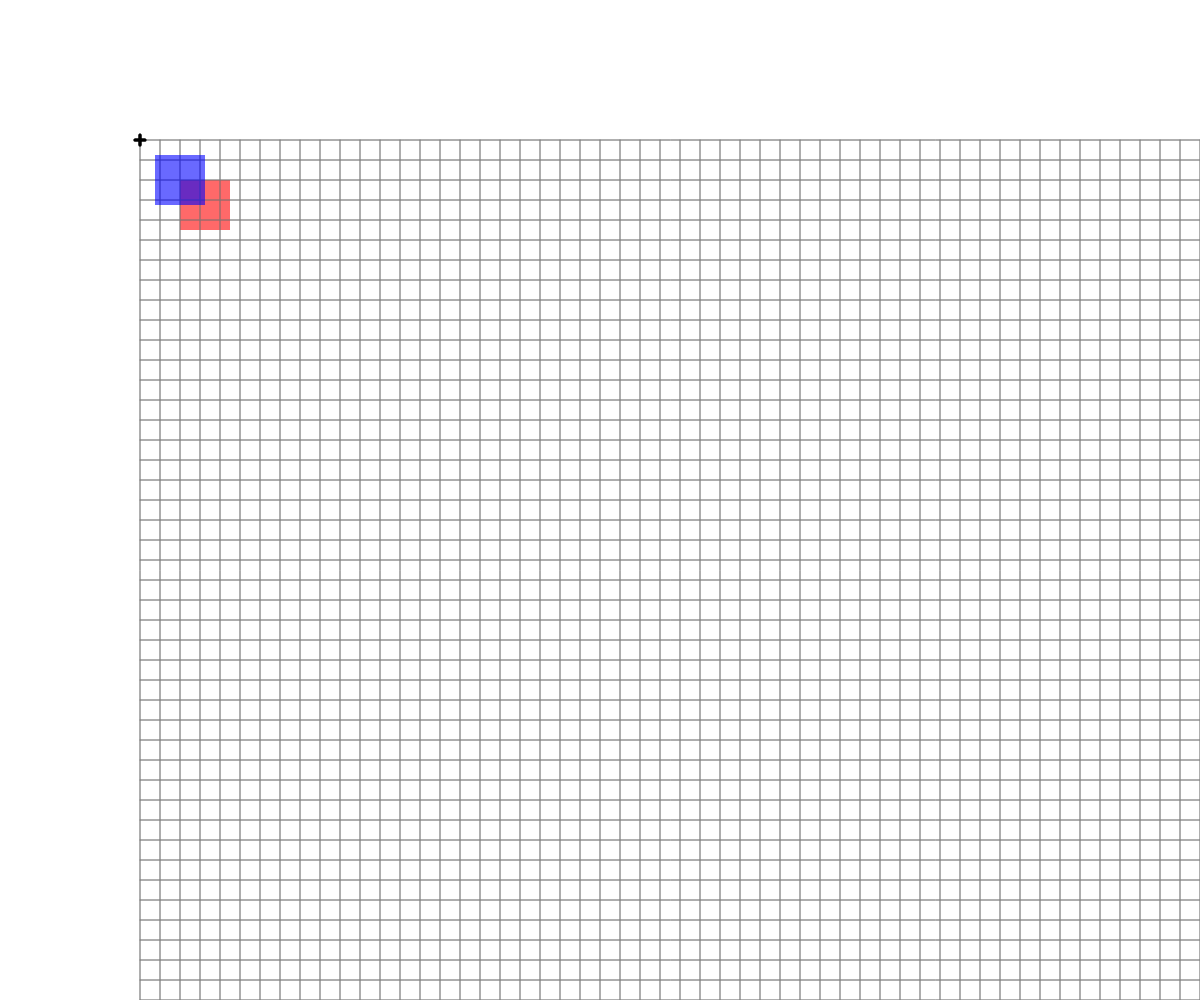
Frame 1 (no input)
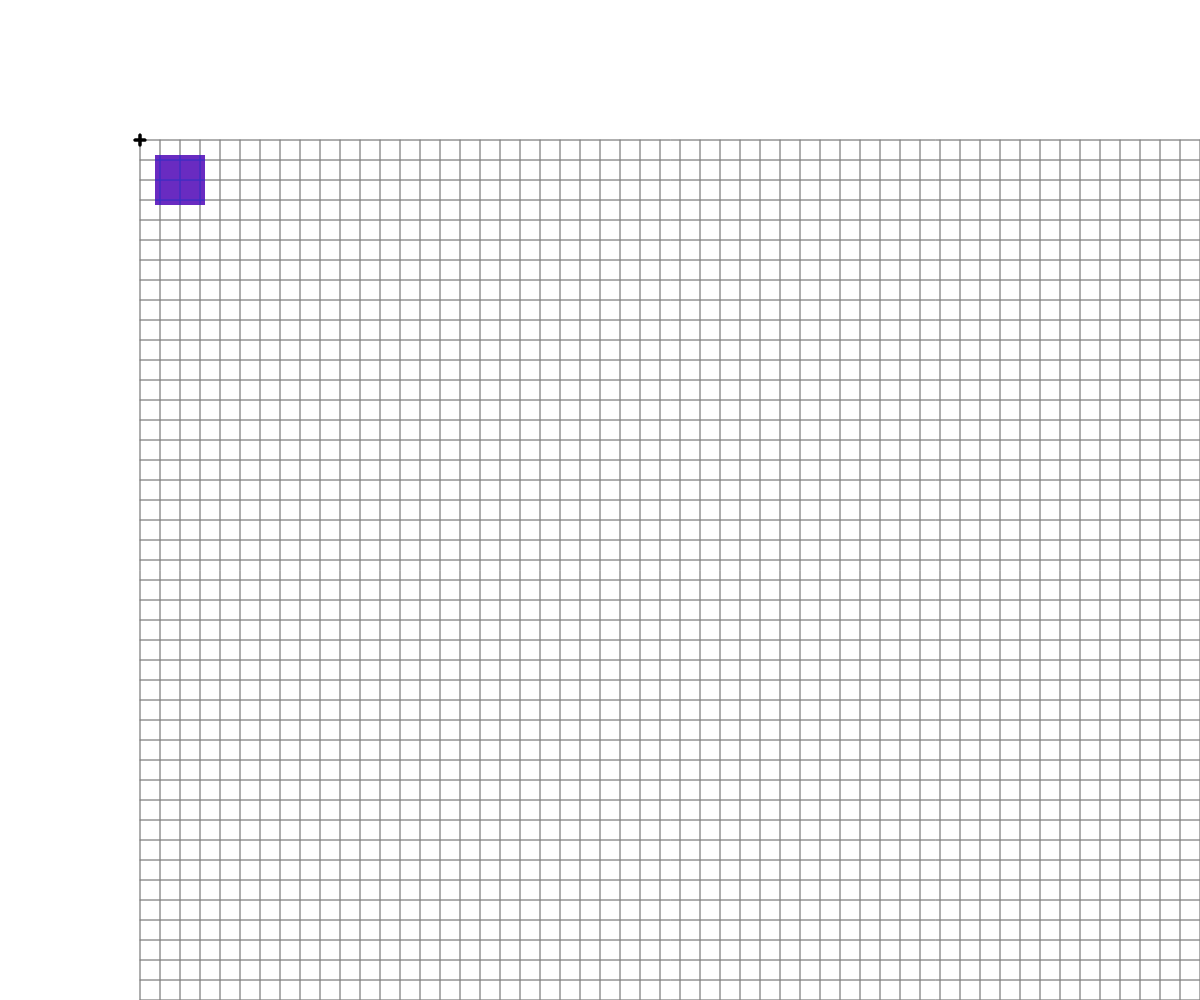
Frame 60 (no input)
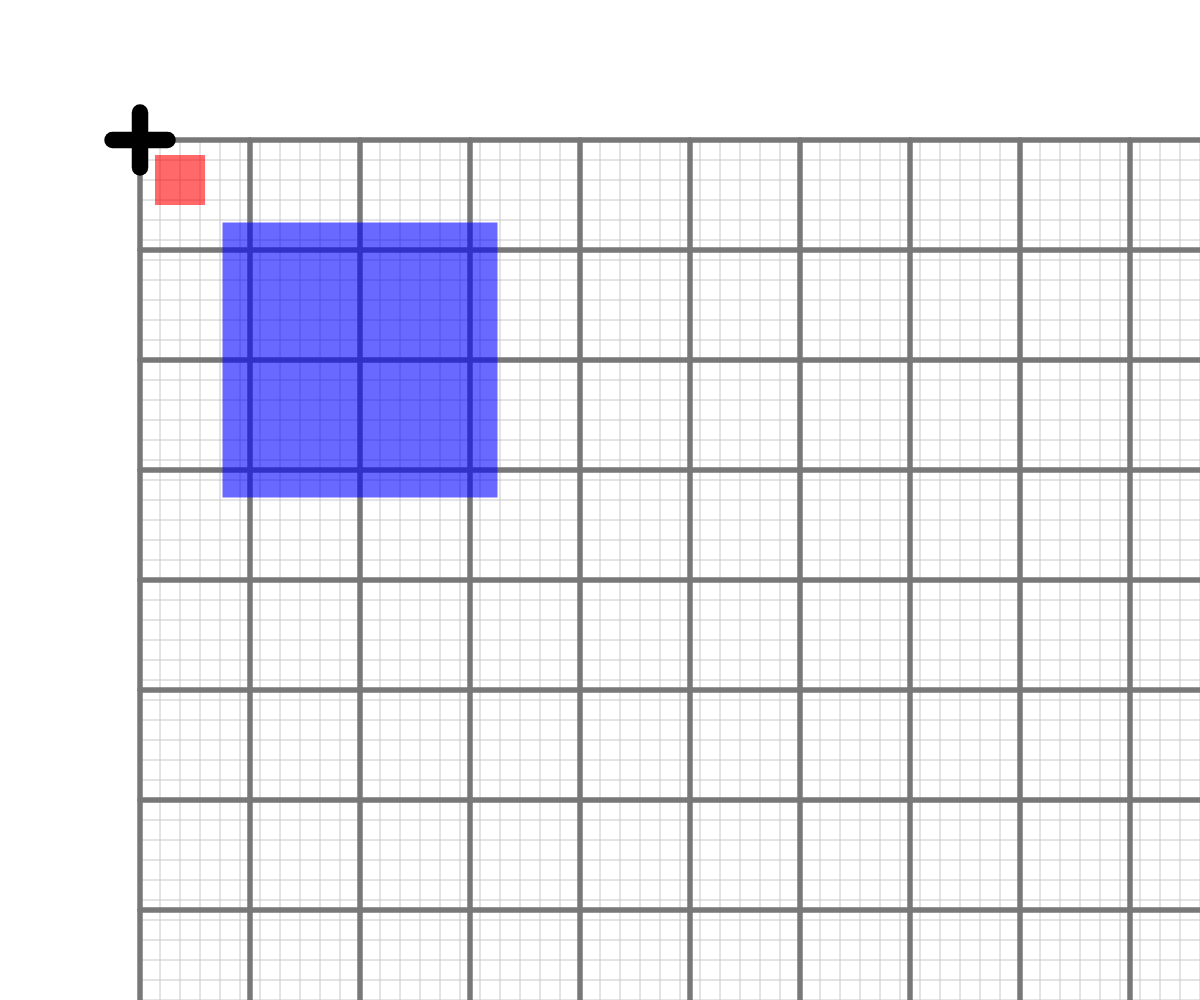
Frame 120 (the mouse pressed at the canvas centre since frame 60)

The p5.js sketch that drew these frames (run headless with seeded random() and noise() and a simulated clock; from frame 60 on, the mouse is pressed at the canvas centre):

// p5.js sketch
// ── sketch.js
// Basic Transformations Sandbox


let originalSpacing = 20;


function setup() {
  createCanvas(windowWidth, windowHeight);
}

function draw() {
  background(255);


  //transformation one: TRANSLATION
  /*
  push();
  translate(250,50);
  drawBasicGrid(120);
  rectangleRed(0,0);
  pop();
  rectangleBlue(0,0)*/
 

  // push() - makes new copy of coord system
  // pop() - deletes current copy of coord system




  //transformation two: SCALE
  
  translate(140,140);
  drawBasicGrid(200);
  rectangleRed(40,40);
  let scaleAmount = map(mouseX,0,width,1,10);
  scale(scaleAmount);
  drawBasicGrid(120);
  rectMode(CENTER);
  rectangleBlue(40,40);




  /* transformation three: ROTATION
  //reminder: rotations are measured in radians, not degrees! Functions can help with the conversion...
  translate(width/2,height/2);
  rotate(frameCount/5);
  drawBasicGrid(100);
  face(0,0);*/


  //Combinations of Transformations

  

}


function face(x, y) {
  //draw a face at x,y
  push();
  translate(x,y);
  ellipseMode(CENTER);
  fill(200,200,0);
  stroke(0);
  ellipse(0,0,80,80);
  fill(90, 140, 30, 220);
  triangle(-20, 20, 20, 20, 0, 30);
  fill(0);
  ellipse(-25,0,10,10);
  ellipse(25,0,10,10);
  strokeWeight(5);
  line(-30,-10,30,-10);
  strokeWeight(1);
  pop();

}

function rectangleRed(x, y) {
  //draw a red rectangle at x,y (sized 50 pixels square) - to visualize what happens to the coordinate system
  //when different basic transformations are applied.
  noStroke();
  fill(255, 0, 0, 150);
  rect(x, y, 50, 50);

}

function rectangleBlue(x, y) {
  //draw a red rectangle at x,y (sized 50 pixels square) - to visualize what happens to the coordinate system
  //when different basic transformations are applied.
  noStroke();
  fill(0, 0, 255, 150);
  rect(x, y, 50, 50);

}

function drawBasicGrid(shade) {
  //draw the normal cartesian Coordinate Grid, in a light color. Spaced at 20 px by default
  stroke(shade);
  for (let x = 0; x < width; x += 20) {
    line(x, 0, x, height);
  }
  for (let y = 0; y < height; y += 20) {
    line(0, y, width, y);
  }

  //Draw "X" at the origin
  strokeWeight(3);
  stroke(0);
  line(-5,0,5,0);
  line(0,5,0,-5);
  strokeWeight(1);
}
